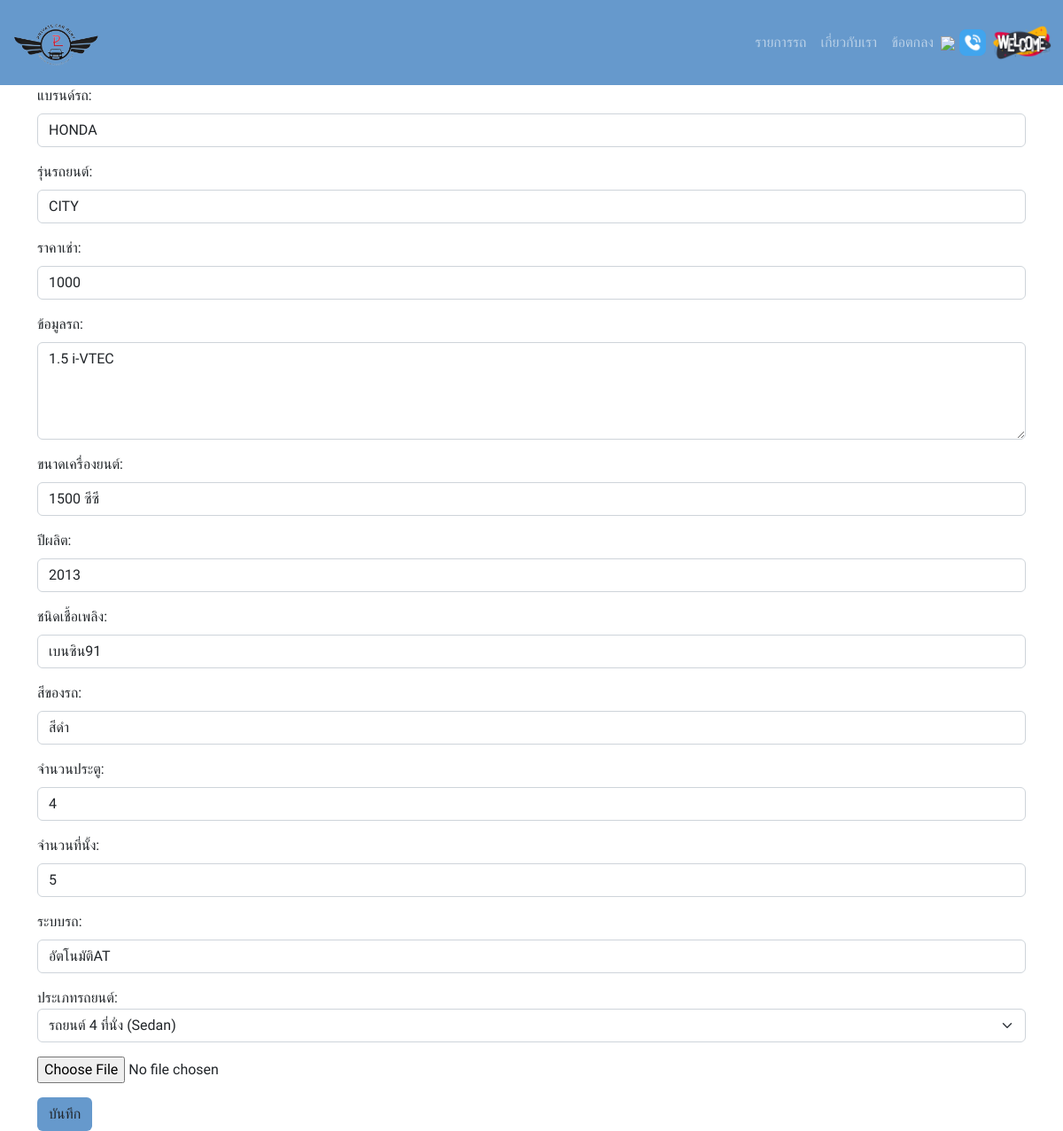
Screenshot of /car_update.php?car_id=36 with the database file from the repository.
### tables this page shows
CREATE TABLE `images` (
  `id` int(11) NOT NULL,
  `car_id` int(11) DEFAULT NULL,
  `image_name` varchar(255) DEFAULT NULL,
  `image_path` varchar(255) DEFAULT NULL
);

CREATE TABLE `cars` (
  `car_id` int(11) NOT NULL,
  `car_brand` varchar(50) NOT NULL,
  `car_model` varchar(50) NOT NULL,
  `car_description` varchar(255) DEFAULT NULL,
  `engine_size` varchar(20) DEFAULT NULL,
  `manufacturing_year` int(11) DEFAULT NULL,
  `fuel_type` varchar(50) DEFAULT NULL,
  `color` varchar(50) DEFAULT NULL,
  `door_count` int(11) DEFAULT NULL,
  `seating_capacity` int(11) DEFAULT NULL,
  `transmission` varchar(50) DEFAULT NULL,
  `price` int(10) NOT NULL,
  `car_type` varchar(200) NOT NULL,
  `status_car` varchar(10) NOT NULL
);

### car_update.php (the view, shortened to what this page needs)
<!DOCTYPE html>
<html lang="en">
<head>
    <link href="https://cdn.jsdelivr.net/npm/bootstrap@5.2.3/dist/css/bootstrap.min.css" rel="stylesheet">
    <link rel="stylesheet" href="style.css">
</head>
<body>
    <?php include 'navbar.php'; ?>
    <div class="container" style="font-family: 'Sarabun', sans-serif;">
        <?php
        require_once "database.php";
        if (isset($_GET["car_id"])) {
            $car_id = $_GET["car_id"];
            $sql = "SELECT * FROM cars
            JOIN images ON cars.car_id = images.car_id
            WHERE cars.car_id = ?";
            $stmt = mysqli_prepare($conn, $sql);
            mysqli_stmt_bind_param($stmt, "i", $car_id);
            mysqli_stmt_execute($stmt);
            $result = mysqli_stmt_get_result($stmt);
            $row = mysqli_fetch_assoc($result);
            if ($row) {
        ?>
                <form method="POST" enctype="multipart/form-data">
                    <div class="mb-3">
                        <label for="car_brand" class="form-label">แบรนด์รถ:</label>
                        <input type="text" name="car_brand" class="form-control" value="<?php echo $row['car_brand']; ?>">
                    </div>
                    <div class="mb-3">
                        <label for="car_model" class="form-label">รุ่นรถยนต์:</label>
                        <input type="text" name="car_model" class="form-control" value="<?php echo $row['car_model']; ?>">
                    </div>
                    <div class="mb-3">
                        <label for="price" class="form-label">ราคาเช่า:</label>
                        <input type="number" name="price" class="form-control" value="<?php echo $row['price']; ?>">
                    </div>
                    <div class="mb-3">
                        <label for="car_description" class="form-label">ข้อมูลรถ:</label>
                        <textarea name="car_description" rows="4" cols="50" class="form-control"><?php echo $row['car_description']; ?></textarea>
                    </div>
                    <div class="mb-3">
                        <label for="engine_size" class="form-label">ขนาดเครื่องยนต์:</label>
                        <input type="text" name="engine_size" class="form-control" value="<?php echo $row['engine_size']; ?>">
                    </div>
                    <div class="mb-3">
                        <label for="manufacturing_year" class="form-label">ปีผลิต:</label>
                        <input type="number" name="manufacturing_year" class="form-control " value="<?php echo $row['manufacturing_year']; ?>">
                    </div>
                    <div class="mb-3">
                        <label for="fuel_type" class="form-label">ชนิดเชื้อเพลิง:</label>
                        <input type="text" name="fuel_type" class="form-control" value="<?php echo $row['fuel_type']; ?>">
                    </div>
                    <div class="mb-3">
                        <label for="color" class="form-label">สีของรถ:</label>
                        <input type="text" name="color" class="form-control" value="<?php echo $row['color']; ?>">
                    </div>
                    <div class="mb-3">
                        <label for="door_count" class="form-label">จำนวนประตู:</label>
                        <input type="number" name="door_count" class="form-control" value="<?php echo $row['door_count']; ?>">
                    </div>
                    <div class="mb-3">
                        <label for="seating_capacity" class="form-label">จำนวนที่นั้ง:</label>
                        <input type="number" name="seating_capacity" class="form-control" value="<?php echo $row['seating_capacity']; ?>">
                    </div>
                    <div class="mb-3">
                        <label for="transmission" class="form-label">ระบบรถ:</label>
                        <input type="text" name="transmission" class="form-control" value="<?php echo $row['transmission']; ?>">
                    </div>
                    <div class="mb-3">
                        <label for="car_type">ประเภทรถยนต์:</label>
                        <select class="form-select" name="car_type" id="car_type" value="<?php echo $row['car_type']; ?>">
                            <option value="sedan">รถยนต์ 4 ที่นั่ง (Sedan)</option>
                        </select>
                    </div>
                    <div class="mb-3">
                        <input type="file" id="input" name="car_image" onchange="previewImage(event)">
                    </div>
                    <button type="submit" class="btn" style="background-color: #6699cc;" name="submit">บันทึก</button>
                </form>
        <?php
            } else {
                echo "<div class='alert alert-danger'>ไม่พบข้อมูลรถ</div>";
            }
        } else {
            echo "<div class='alert alert-danger'>ไม่ระบุรหัสรถ</div>";
        }
        ?>
    </div>
</body>
</html>

### style.css (style rules this page uses)
body { font-family: 'Sarabun', sans-serif; }

### rows the page displays
images: car_brand "HONDA", car_model "CITY", price "1000", car_description "1.5 i-VTEC", engine_size "1500 ซีซี", manufacturing_year "2013", fuel_type "เบนซิน91", color "สีดำ", door_count "4", seating_capacity "5", transmission "อัตโนมัติAT", car_type "รถยนต์ 4 ที่นั่ง (Sedan)"
